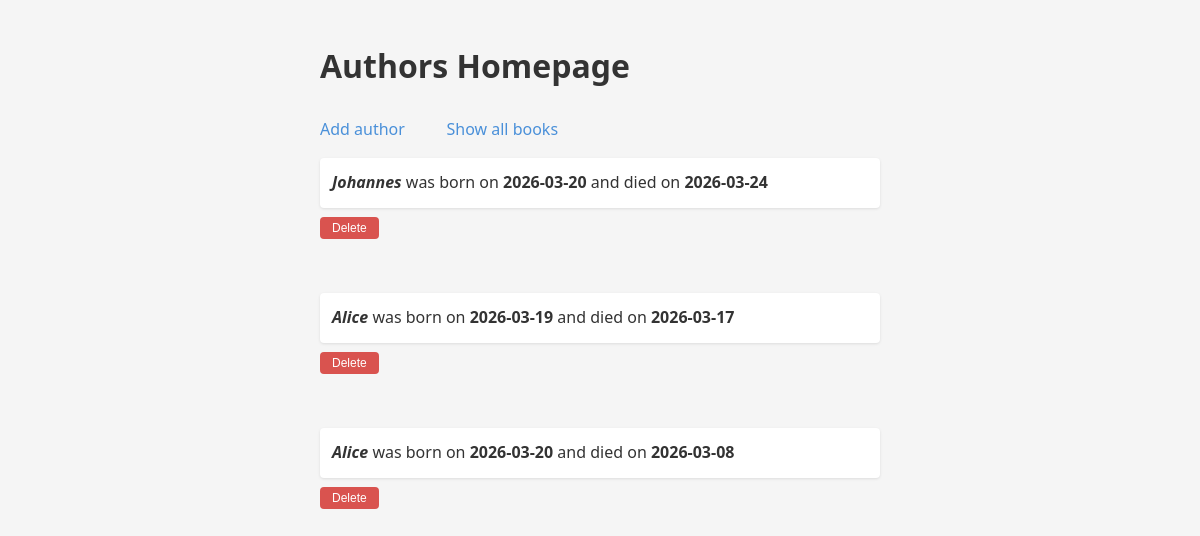
Page /authors on the earlier database version.
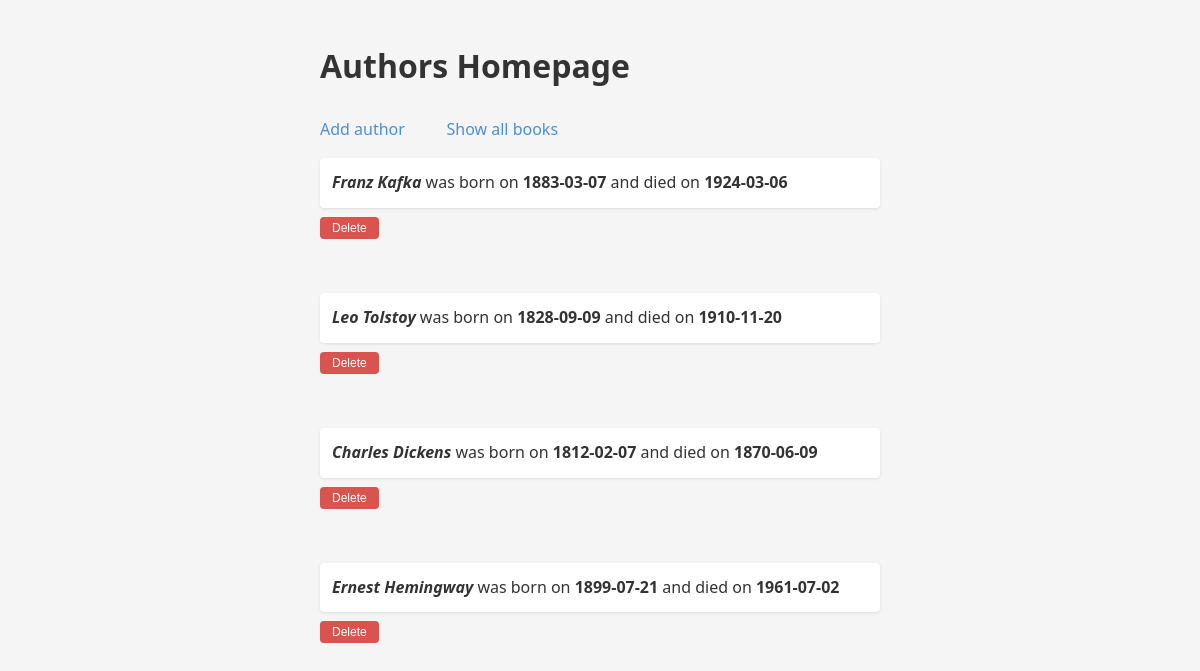
Same page on the later database version.
### data_models.py (models this page shows)
class Author(db.Model):
    __tablename__ = "authors"
    id = Column(Integer, autoincrement=True, primary_key=True)
    name = Column(String)
    birth_date = Column(String)
    date_of_death = Column(String)

### app.py (the view)
@app.route('/authors')
def view_authors():
  authors = db.session.query(Author) \
    .all()
  return render_template('authors.html', authors=authors)

### templates/authors.html (shortened to what this page needs)
<!DOCTYPE html>
<html lang="en">
<head>
    <link rel="stylesheet" href="static/styles.css">
</head>
<body>
<h1>Authors Homepage</h1><br>
 <a href="/add_author">Add author</a>&nbsp;&nbsp;&nbsp;&nbsp;&nbsp;&nbsp;&nbsp;&nbsp;&nbsp;
<a href="/">Show all books</a><br>
 {% for author in authors %}
<p><b><em>{{author.name}}</em></b> was born on <b>{{author.birth_date}}</b> and died on <b>{{author.date_of_death}}</b></p>
    <form method="post" action="/authors/{{author.id}}/delete">
        <input value="Delete" type="submit">
    </form><br>
    {% endfor %}
  <br>
</body>
</html>

### static/styles.css (style rules this page uses)
* { margin: 0; padding: 0; box-sizing: border-box; }
body { font-family: system-ui, -apple-system, sans-serif; max-width: 600px; margin: 40px auto; padding: 0 20px; background: #f5f5f5; color: #333; line-height: 1.6; }
form { margin-bottom: 12px; }
input[type="submit"] { padding: 8px 16px; border: none; border-radius: 4px; background: #4a90d9; color: white; font-size: 14px; cursor: pointer; }
input[value="Delete"] { background: #d9534f; padding: 4px 12px; font-size: 12px; }
p { font-size: 16px; margin-top: 16px; margin-bottom: 6px; padding: 12px; background: white; border-radius: 4px; box-shadow: 0 1px 3px rgba(0, 0, 0, 0.1); }
a { color: #4a90d9; text-decoration: none; font-weight: 500; }

Differences in the rows shown:
removed Author: name "Johannes", birth_date "2026-03-20", date_of_death "2026-03-24"
removed Author: name "Alice", birth_date "2026-03-19", date_of_death "2026-03-17"
removed Author: name "Alice", birth_date "2026-03-20", date_of_death "2026-03-08"
added Author: name "Franz Kafka", birth_date "1883-03-07", date_of_death "1924-03-06"
added Author: name "Leo Tolstoy", birth_date "1828-09-09", date_of_death "1910-11-20"
added Author: name "Charles Dickens", birth_date "1812-02-07", date_of_death "1870-06-09"
added Author: name "Ernest Hemingway", birth_date "1899-07-21", date_of_death "1961-07-02"
